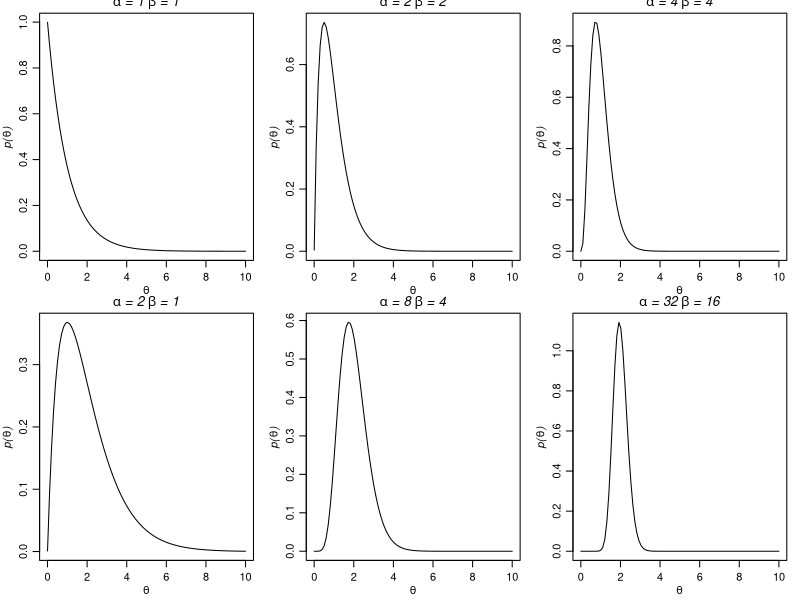
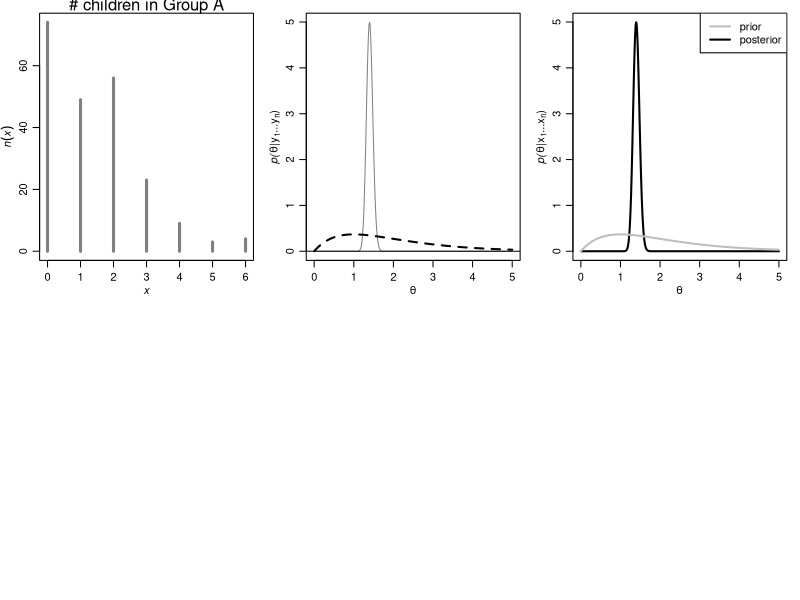

These figures' R source, in order:

# Simulate different gamma densities --------------------------------------

par(mar=c(3,3,1,1),mgp=c(1.75,.75,0))
par(mfrow=c(2,3))

a<-1 ; b<-1
x<-seq(.001,10,length=100)
plot(x, dgamma(x,a,b),type="l",
     xlab=expression(theta), ylab=expression(italic(paste("p(",theta,")",sep=""))))
mtext(expression(italic(paste(alpha," = 1 ",beta," = 1",sep=""))),side=3,line=.12,cex=.8)

a<-2 ; b<-2
x<-seq(.001,10,length=100)
plot(x, dgamma(x,a,b),type="l",
     xlab=expression(theta), ylab=expression(italic(paste("p(",theta,")",sep=""))))
mtext(expression(italic(paste(alpha," = 2 ",beta," = 2",sep=""))),side=3,line=.12,cex=.8)

a<-4 ; b<-4
x<-seq(.001,10,length=100)
plot(x, dgamma(x,a,b),type="l",
     xlab=expression(theta), ylab=expression(italic(paste("p(",theta,")",sep=""))))
mtext(expression(italic(paste(alpha," = 4 ",beta," = 4",sep=""))),side=3,line=.12,cex=.8)

a<-2 ; b<-1
x<-seq(.001,10,length=100)
plot(x, dgamma(x,a,b),type="l",
     xlab=expression(theta), ylab=expression(italic(paste("p(",theta,")",sep=""))))
mtext(expression(italic(paste(alpha," = 2 ",beta," = 1",sep=""))),side=3,line=.12,cex=.8)

a<-8 ; b<-4
x<-seq(.001,10,length=100)
plot(x, dgamma(x,a,b),type="l",
     xlab=expression(theta), ylab=expression(italic(paste("p(",theta,")",sep=""))))
mtext(expression(italic(paste(alpha," = 8 ",beta," = 4",sep=""))),side=3,line=.12,cex=.8)

a<-32 ; b<-16
x<-seq(.001,10,length=100)
plot(x, dgamma(x,a,b),type="l",
     xlab=expression(theta), ylab=expression(italic(paste("p(",theta,")",sep=""))))
mtext(expression(italic(paste(alpha," = 32 ",beta," = 16",sep=""))),side=3,line=.12,cex=.8)


# Poisson model -----------------------------------------------------------

x <- c(2, 2, 1, 1, 2, 2, 1, 2, 1, 0, 2, 1, 1, 2, 0, 2, 2, 0, 2, 1, 0, 0, 3, 6, 
       1, 6, 4, 0, 3, 2, 0, 1, 0, 0, 0, 3, 0, 0, 0, 0, 0, 1, 0, 4, 2, 1, 0, 0, 
       1, 0, 3, 2, 5, 0, 1, 1, 2, 1, 2, 1, 2, 0, 0, 0, 2, 1, 0, 2, 0, 2, 4, 1, 
       1, 1, 2, 0, 1, 1, 1, 1, 0, 2, 3, 2, 0, 2, 1, 3, 1, 3, 2, 2, 3, 2, 0, 0, 
       0, 1, 0, 0, 0, 1, 2, 0, 3, 3, 0, 1, 2, 2, 2, 0, 6, 0, 0, 0, 2, 0, 1, 1, 
       1, 3, 3, 2, 1, 1, 0, 1, 0, 0, 2, 0, 2, 0, 1, 0, 2, 0, 0, 2, 2, 4, 1, 2, 
       3, 2, 0, 0, 0, 1, 0, 0, 1, 5, 2, 1, 3, 2, 0, 2, 1, 1, 3, 0, 5, 0, 0, 2, 
       4, 3, 4, 0, 0, 0, 0, 0, 0, 2, 2, 0, 0, 2, 0, 0, 1, 1, 0, 2, 1, 3, 3, 2, 
       2, 0, 0, 2, 3, 2, 4, 3, 3, 4, 0, 3, 0, 1, 0, 1, 2, 3, 4, 1, 2, 6, 2, 1, 
       2, 2)

n <- length(x) # sample size 
s <- sum(x)    # sum of x_i

# plot the data 
plot(table(x), type="h",
     xlab=expression(italic(x)),
     ylab=expression(italic(n(x))),col=gray(.5) ,lwd=3)
mtext("# children in Group A",side=3)

# prior parameter
a <-  2 ; b <-  1
 
(a+s)/(b+n)   # posterior mean (our estimation of theta)

xtheta<-seq(0,5,length=1000) # parameter space

plot(xtheta,dgamma(xtheta,a+s,b+n),type="l",col=gray(.5),xlab=expression(theta),
     ylab=expression(paste(italic("p("),theta,"|",y[1],"...",y[n],")",sep="")))
lines(xtheta,dgamma(xtheta,a,b),type="l",lty=2,lwd=2)
abline(h=0,col="black")

a <-  2 ; b <-  1
(a+s)/(b+n)   # posterior mean (our estimation of theta)
xtheta<-seq(0,5,length=1000) # parameter space
plot(xtheta,dgamma(xtheta,a+s,b+n),type="l", lwd = 2, col= "black",xlab=expression(theta),
     ylab=expression(paste(italic("p("),theta,"|",x[1],"...",x[n],")",sep="")))
lines(xtheta,dgamma(xtheta,a,b),type="l",lwd=2, col = "grey")
legend("topright",legend=c("prior","posterior"),
       lwd = 2,col=c("grey","black"))
